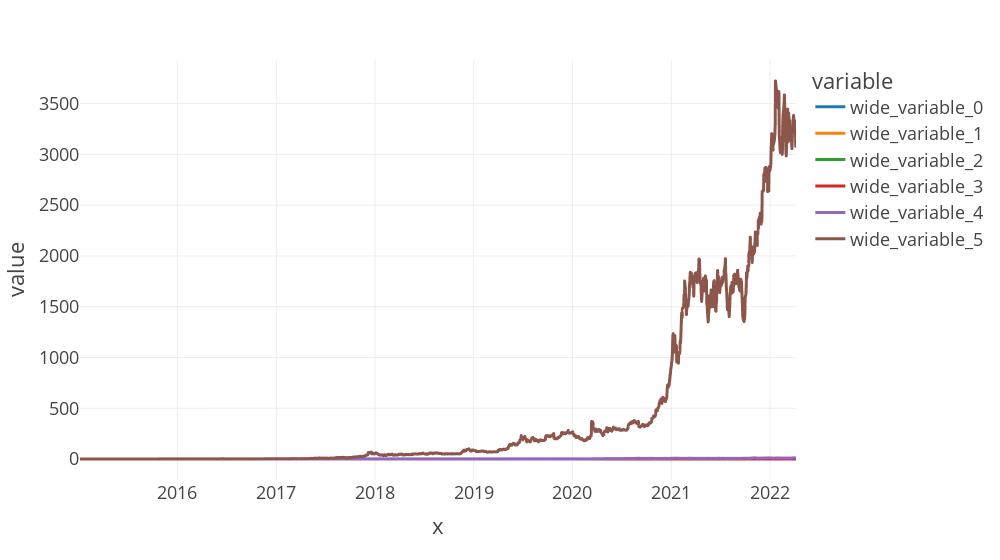

Notebook source saved alongside this figure:
### Code cell
fig = px.line(x=btc.index, y=[aapl.cstrategy, msft.cstrategy, goog.cstrategy, fb.cstrategy, tsla.cstrategy, btc.cstrategy], width=1000)

fig.show()

### Figure 1 — Plotly figure (JSON) as saved in the notebook; plotly's stock layout.template omitted (floating-point values rounded to 4 significant figures; data arrays with more than 128 entries replaced by an {"elided": "..."} marker saying what was removed)
{"data": [{"hovertemplate": "variable=wide_variable_0<br>x=%{x}<br>value=%{y}<extra></extra>", "legendgroup": "wide_variable_0", "line": {"color": "#1F77B4", "dash": "solid"}, "marker": {"symbol": "circle"}, "mode": "lines", "name": "wide_variable_0", "showlegend": true, "type": "scattergl", "x": {"elided": "1828 str values"}, "xaxis": "x", "y": {"elided": "1828 float values"}, "yaxis": "y"}, {"hovertemplate": "variable=wide_variable_1<br>x=%{x}<br>value=%{y}<extra></extra>", "legendgroup": "wide_variable_1", "line": {"color": "#FF7F0E", "dash": "solid"}, "marker": {"symbol": "circle"}, "mode": "lines", "name": "wide_variable_1", "showlegend": true, "type": "scattergl", "x": {"elided": "1828 str values"}, "xaxis": "x", "y": {"elided": "1828 float values"}, "yaxis": "y"}, {"hovertemplate": "variable=wide_variable_2<br>x=%{x}<br>value=%{y}<extra></extra>", "legendgroup": "wide_variable_2", "line": {"color": "#2CA02C", "dash": "solid"}, "marker": {"symbol": "circle"}, "mode": "lines", "name": "wide_variable_2", "showlegend": true, "type": "scattergl", "x": {"elided": "1828 str values"}, "xaxis": "x", "y": {"elided": "1828 float values"}, "yaxis": "y"}, {"hovertemplate": "variable=wide_variable_3<br>x=%{x}<br>value=%{y}<extra></extra>", "legendgroup": "wide_variable_3", "line": {"color": "#D62728", "dash": "solid"}, "marker": {"symbol": "circle"}, "mode": "lines", "name": "wide_variable_3", "showlegend": true, "type": "scattergl", "x": {"elided": "1828 str values"}, "xaxis": "x", "y": {"elided": "1828 float values"}, "yaxis": "y"}, {"hovertemplate": "variable=wide_variable_4<br>x=%{x}<br>value=%{y}<extra></extra>", "legendgroup": "wide_variable_4", "line": {"color": "#9467BD", "dash": "solid"}, "marker": {"symbol": "circle"}, "mode": "lines", "name": "wide_variable_4", "showlegend": true, "type": "scattergl", "x": {"elided": "1828 str values"}, "xaxis": "x", "y": {"elided": "1828 float values"}, "yaxis": "y"}, {"hovertemplate": "variable=wide_variable_5<br>x=%{x}<br>value=%{y}<extra></extra>", "legendgroup": "wide_variable_5", "line": {"color": "#8C564B", "dash": "solid"}, "marker": {"symbol": "circle"}, "mode": "lines", "name": "wide_variable_5", "showlegend": true, "type": "scattergl", "x": {"elided": "1828 str values"}, "xaxis": "x", "y": {"elided": "1828 float values"}, "yaxis": "y"}], "layout": {"legend": {"title": {"text": "variable"}, "tracegroupgap": 0}, "margin": {"t": 60}, "width": 1000, "xaxis": {"anchor": "y", "domain": [0, 1], "title": {"text": "x"}}, "yaxis": {"anchor": "x", "domain": [0, 1], "title": {"text": "value"}}}}
